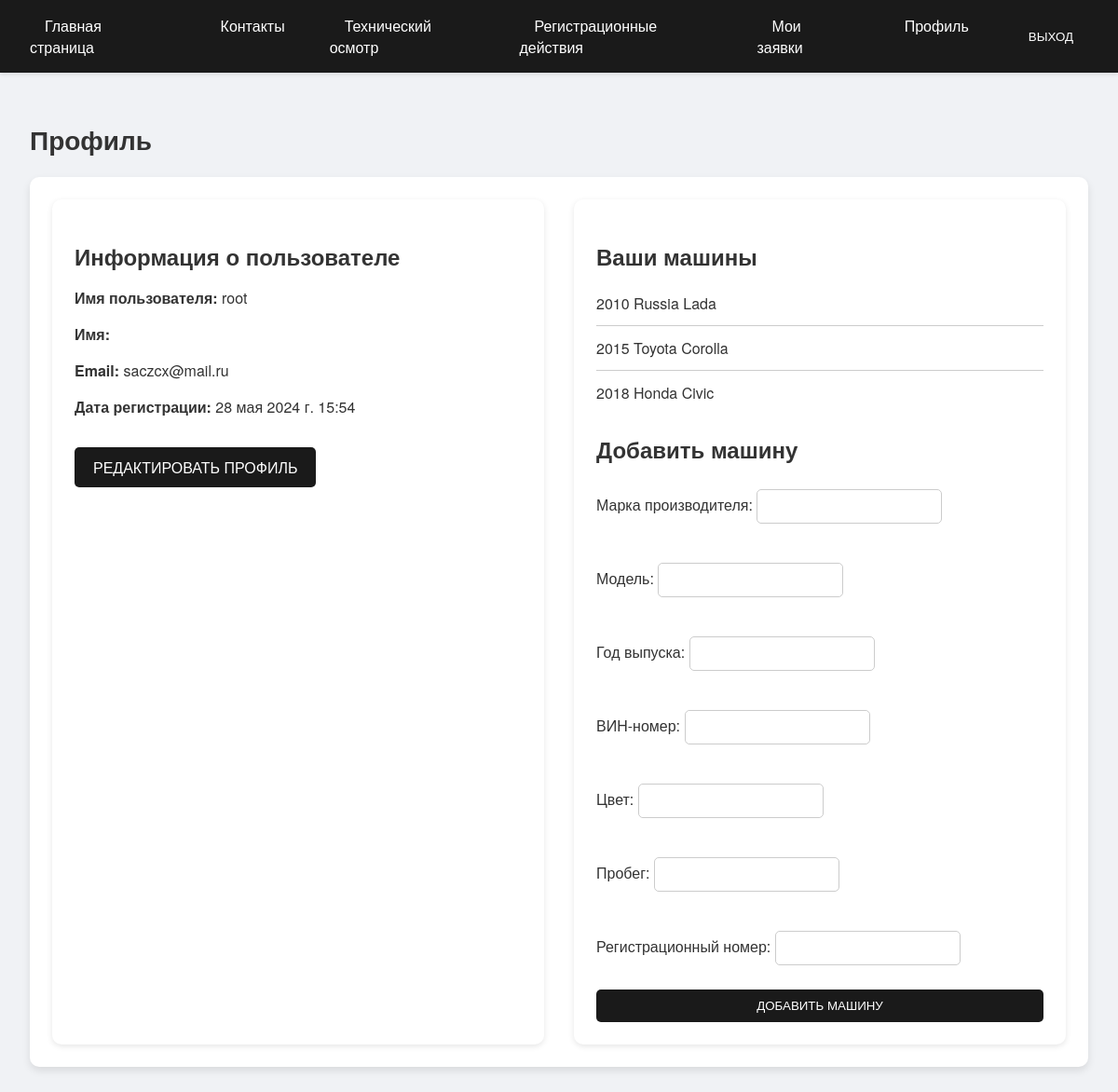
/profile/ (signed in), run on the app's committed database.
### inspection/models.py (models this page shows, shortened)
class Car(models.Model):
    make = models.CharField(max_length=100, verbose_name='Марка производителя')
    model = models.CharField(max_length=100, verbose_name='Модель')
    year = models.IntegerField(verbose_name='Год выпуска')
    vin = models.CharField(max_length=17, unique=True, verbose_name='ВИН-номер')
    color = models.CharField(max_length=50, verbose_name='Цвет')
    mileage = models.IntegerField(verbose_name='Пробег')
    registration_number = models.CharField(max_length=20, unique=True, verbose_name='Регистрационный номер')
    user = models.ForeignKey(User, on_delete=models.CASCADE, default=timezone.now)

### inspection/views.py (the view)
# urls.py: path('profile/', views.profile, name='profile'),
@login_required
def profile(request):
    cars = Car.objects.filter(user=request.user)
    if request.method == 'POST':
        form = CarForm(request.POST)
        if form.is_valid():
            car = form.save(commit=False)
            car.user = request.user
            car.save()
            return redirect('profile')
    else:
        form = CarForm()
    return render(request, 'inspection/profile.html', {'cars': cars, 'form': form})

### inspection/forms.py
class CarForm(forms.ModelForm):
    class Meta:
        model = Car
        fields = ['make', 'model', 'year', 'vin', 'color', 'mileage', 'registration_number']

### inspection/templates/inspection/profile.html (shortened to what this page needs)
{% extends 'inspection/base.html' %}
{% block content %}
    <h1>Профиль</h1>
    <div class="profile-container">
        <div class="user-info">
            <h2>Информация о пользователе</h2>
            <p><strong>Имя пользователя:</strong> {{ user.username }}</p>
            <p><strong>Имя:</strong> {{ user.first_name }} {{ user.last_name }}</p>
            <p><strong>Email:</strong> {{ user.email }}</p>
            <p><strong>Дата регистрации:</strong> {{ user.date_joined }}</p>
                <a href="{% url 'edit_profile' %}" class="edit-profile-btn">Редактировать профиль</a>
        </div>
        {% if user.is_authenticated and not user.is_staff %}
        <div class="user-cars">
            <h2>Ваши машины</h2>
            <ul>
                {% for car in cars %}
                <li>{{ car.year }} {{ car.make }} {{ car.model }}</li>
                {% endfor %}
            </ul>
            <h2>Добавить машину</h2>
            <form method="post">
                {{ form.as_p }}
                <button type="submit">Добавить машину</button>
            </form>
        </div>
        {% endif %}
    </div>
{% endblock %}

### inspection/static/inspection/styles.css (style rules this page uses)
body { font-family: 'Helvetica Neue', Arial, sans-serif; margin: 0; padding: 0; background-color: #f0f2f5; color: #333; }
.profile-container { display: flex; flex-direction: row; gap: 2rem; flex-wrap: wrap; background-color: #fff; padding: 1.5rem; border-radius: 10px; box-shadow: 0 4px 8px rgba(0, 0, 0, 0.1); }
.user-info, .user-cars { background-color: #fff; padding: 1.5rem; border-radius: 10px; box-shadow: 0 2px 6px rgba(0, 0, 0, 0.1); flex: 1; max-width: 45%; }
.user-cars ul { list-style: none; padding: 0; margin: 0; }
.user-cars li { padding: 0.75rem 0; border-bottom: 1px solid #ccc; }
.user-cars li:last-child { border-bottom: none; }
button, input[type="submit"] { background-color: #1a1a1a; color: #fff; border: none; padding: 10px 20px; text-transform: uppercase; cursor: pointer; border-radius: 5px; transition: background-color 0.3s; }
.edit-profile-btn { display: inline-block; margin-top: 1rem; background-color: #1a1a1a; color: #fff; padding: 10px 20px; border-radius: 5px; text-transform: uppercase; text-decoration: none; transition: background-color 0.3s; }
form { display: flex; flex-direction: column; }
form label { margin-top: 10px; }
form input, form textarea, form select { margin-bottom: 10px; padding: 10px; border-radius: 5px; border: 1px solid #ccc; }
h1, h2 { color: #333; font-weight: 600; }
h1 { font-size: 28px; margin-bottom: 20px; }
h2 { font-size: 24px; margin-bottom: 10px; }

### data on the page
Car: year "2010", make "Russia", model "Lada"
Car: year "2015", make "Toyota", model "Corolla"
Car: year "2018", make "Honda", model "Civic"

### other printed values
{{ user.username }} "root"
{{ user.email }} "saczcx@mail.ru"
{{ user.date_joined }} "28 мая 2024 г. 15:54"
